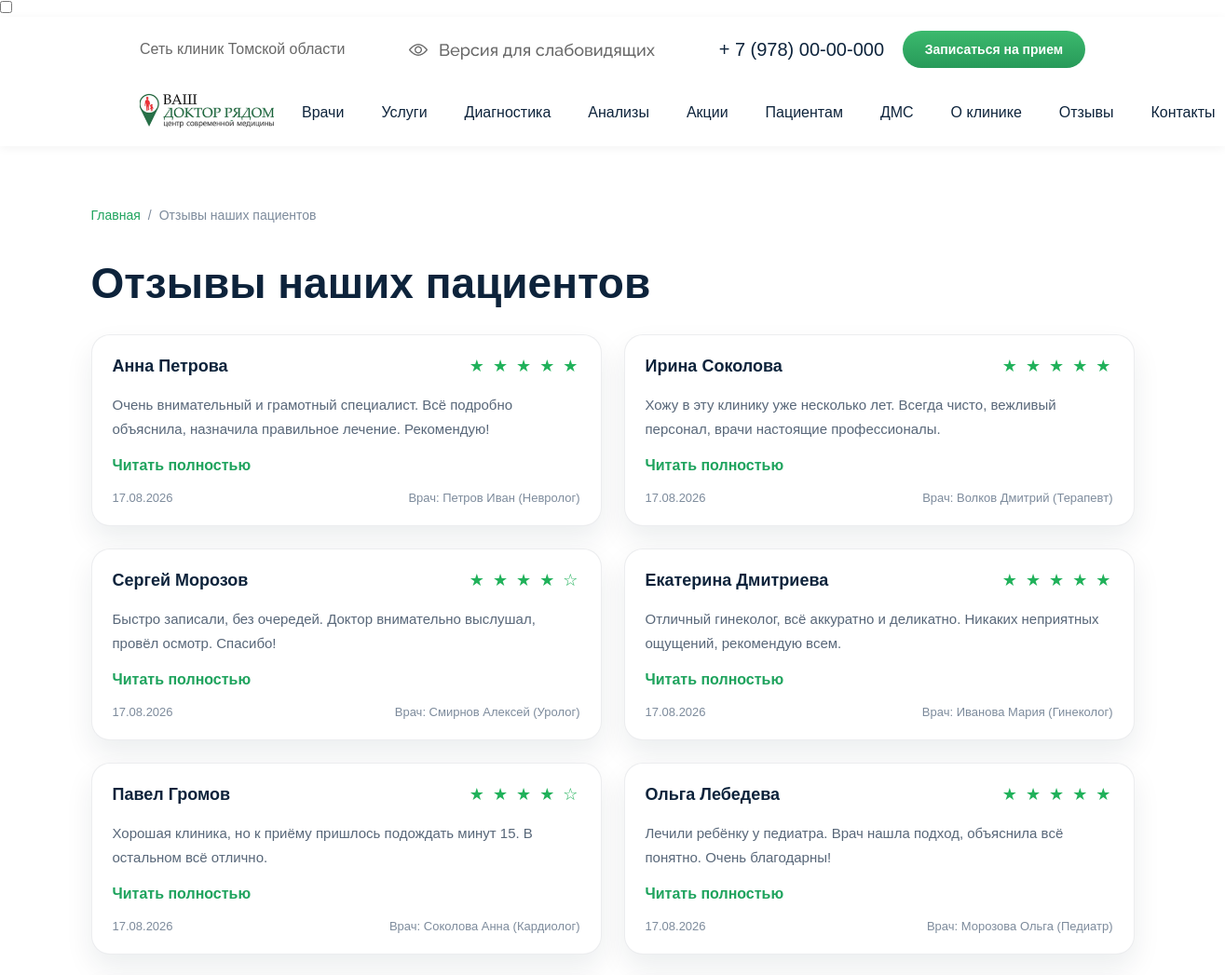
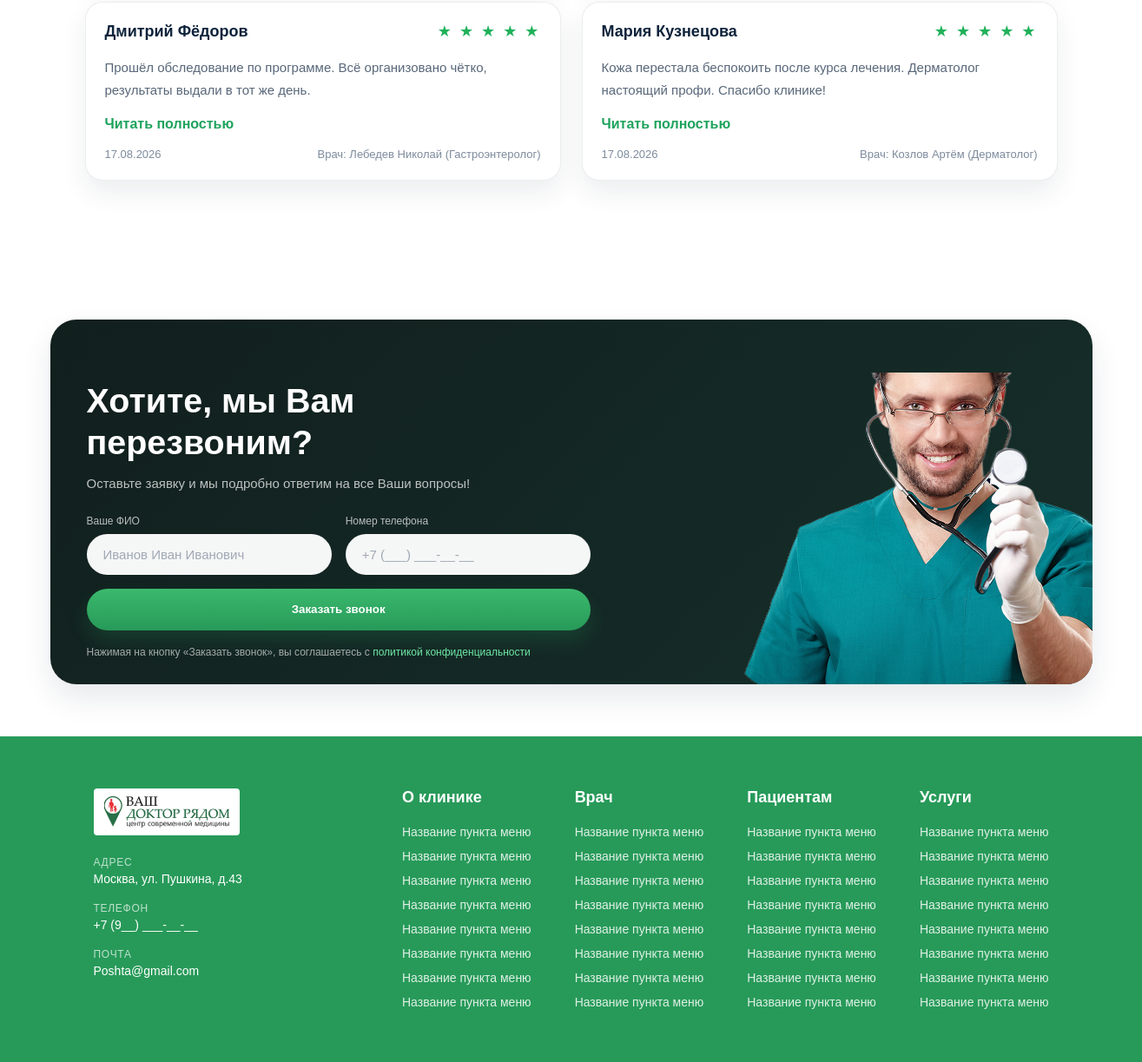
The app's page /reviews/ with its own data (2 pictures, top to bottom).
### clinics/models.py (models this page shows, shortened)
class Review(models.Model):
    patient_name = models.CharField('Имя пациента', max_length=150)
    text = models.TextField('Текст отзыва')
    rating = models.PositiveSmallIntegerField(
        'Оценка (1–5)',
        default=5,
        validators=[MinValueValidator(1), MaxValueValidator(5)],
    )
    doctor = models.ForeignKey(
        Doctor,
        on_delete=models.SET_NULL,
        related_name='reviews',
        null=True,
        blank=True,
        verbose_name='Врач',
    )
    created_at = models.DateField('Дата отзыва', auto_now_add=True)
    is_active = models.BooleanField('Опубликован', default=True)
    class Meta:
        verbose_name = 'Отзыв'
        verbose_name_plural = 'Отзывы'
        ordering = ['-created_at']

class Doctor(models.Model):
    clinic = models.ForeignKey(
        Clinic,
        on_delete=models.CASCADE,
        related_name='doctors',
        verbose_name='Клиника',
    )
    category = models.ForeignKey(
        'ServiceCategory',
        on_delete=models.SET_NULL,
        related_name='doctors',
        null=True,
        blank=True,
        verbose_name='Направление',
    )
    clinic_user = models.OneToOneField(
        ClinicUser,
        on_delete=models.SET_NULL,
        null=True,
        blank=True,
        related_name='doctor_profile',
        verbose_name='Профиль пользователя',
    )
    first_name = models.CharField('Имя', max_length=100)
    last_name = models.CharField('Фамилия', max_length=100)
    specialty = models.CharField('Специальность', max_length=150)
    phone = models.CharField('Телефон', max_length=30, blank=True)
    photo = models.CharField(
        'Фото (файл в static/img)',
        max_length=200,
        blank=True,
        help_text='Имя файла, например 27d078fc5f910ac9b6a38deb4edd56162a412c8a.png',
    )
    bio = models.TextField('О враче', blank=True)
    qualification = models.CharField('Квалификация', max_length=200, blank=True)
    experience_years = models.PositiveIntegerField('Стаж лет', default=0)
    is_active = models.BooleanField('Принимает пациентов', default=True)
    created_at = models.DateTimeField('Дата добавления', auto_now_add=True)
    class Meta:
        verbose_name = 'Врач'
        verbose_name_plural = 'Врачи'
        ordering = ['last_name', 'first_name']
    def __str__(self):
        return f'{self.last_name} {self.first_name} ({self.specialty})'

### clinics/views.py (the view)
# urls.py: path('reviews/', views.ReviewListAPIView.as_view(), name='review-list'),
def reviews(request):
    reviews = Review.objects.filter(is_active=True)
    return render(request, 'reviews.html', {'reviews': reviews})

### templates/reviews.html (shortened to what this page needs)
{% extends "base.html" %}
{% load static %}
{% block content %}
<section class="reviews">
    <div class="container">
        <div class="breadcrumbs">
            <a href="{% url 'home' %}">Главная</a>
            <span>/</span>
            <span>Отзывы наших пациентов</span>
        </div>
        <h2 class="reviews-title">
            Отзывы наших пациентов
        </h2>
        <div class="reviews-grid">
            {% for review in reviews %}
            <div class="review-card">
                <div class="review-header">
                    <h3>{{ review.patient_name }}</h3>
                    <div class="stars">
                        {% for i in "12345" %}
                            {% if forloop.counter <= review.rating %}
                                ★
                            {% else %}
                                ☆
                            {% endif %}
                        {% endfor %}
                    </div>
                </div>
                <p class="review-text">
                    {{ review.text|truncatewords:40 }}
                </p>
                <a href="#" class="read-more">
                    Читать полностью
                </a>
                <div class="review-footer">
                    <span>{{ review.created_at|date:"d.m.Y" }}</span>
                    <span>Врач: {{ review.doctor }}</span>
                </div>
            </div>
            {% empty %}
            <p>Пока отзывов нет.</p>
            {% endfor %}
        </div>
    </div>
</section>
<section class="callback-section">
  <div class="callback-container">
    <div class="callback-content">
      <h2 class="callback-title">Хотите, мы Вам перезвоним?</h2>
      <p class="callback-subtitle">Оставьте заявку и мы подробно ответим на все Ваши вопросы!</p>
      <form action="{% url 'save_callback' %}" method="POST" class="callback-form">
        <div class="form-row">
          <div class="input-group">
            <label for="id_name">Ваше ФИО</label>
            <input type="text" id="id_name" name="name" placeholder="Иванов Иван Иванович" required>
          </div>
          <div class="input-group">
            <label for="id_phone">Номер телефона</label>
            <input type="tel" id="id_phone" name="phone" placeholder="+7 (___) ___-__-__" required>
          </div>
        </div>
        <button type="submit" class="callback-btn">Заказать звонок</button>
      </form>
      <p class="callback-policy">
        Нажимая на кнопку «Заказать звонок», вы соглашаетесь с
        <a href="#">политикой конфиденциальности</a>
      </p>
    </div>
    <div class="callback-image">
      <img src="{% static 'images/doctor-with-stethoscope-2021-09-03-02-58-01-utc 1.png' %}" alt="Врач консультант">
    </div>
  </div>
</section>
{% endblock %}

### templates/base.html (shortened to what this page needs)
{% load static %}
<!DOCTYPE html>
<html lang="ru">
<head>
    <link rel="stylesheet" href="{% static 'css/style.css' %}">
</head>
<body>
<input type="checkbox" id="modal-toggle" class="modal-toggle" {% if request.GET.success %}checked{% endif %}>
<header>
    <div class="information">
        <h2>Сеть клиник Томской области</h2>
        <div class="eye-block">
            <img class="eye" src="{% static 'images/Frame 2379.png' %}" alt="Версия для слабовидящих">
        </div>
        <div class="btn_number">
            <h1 class="number">+ 7 (978) 00-00-000</h1>
            <label for="modal-toggle" class="btn-2">Записаться на прием</label>
        </div>
    </div>
    <div class="header-main">
        <a href="/" class="logo-link">
            <img class="logo" src="{% static 'svg/image 1.svg' %}" alt="логотип">
        </a>
        <nav class="navigation">
            <div class="nav-links">
                <a class="nav-link" href="{% url 'doctors_list' %}">Врачи</a>
                <a class="nav-link" href="{% url 'services_list' %}">Услуги</a>
                <a class="nav-link" href="{% url 'drection_page' %}">Диагностика</a>
                <a class="nav-link" href="{% url 'analysis_page' %}">Анализы</a>
                <a class="nav-link" href="{% url 'promotions_page' %}">Акции</a>
                <a class="nav-link" href="{% url 'oms_page' %}">Пациентам</a>
                <a class="nav-link" href="{% url 'dms_page' %}">ДМС</a>
                <a class="nav-link" href="{% url 'about_the_clinic' %}">О клинике</a>
                <a class="nav-link" href="{% url 'reviews' %}">Отзывы</a>
                <a class="nav-link" href="{% url 'contact_page' %}">Контакты</a>
            </div>
        </nav>
    </div>
</header>
<main>
    {% block content %}
    {% endblock %}
</main>
<footer class="footer">
    <div class="footer-container">
        <div class="footer-info">
            <div class="footer-logo">
                <img src="{% static 'svg/image 1.svg' %}" alt="Ваш доктор рядом">
            </div>
            <div class="footer-contacts">
                <div class="contact-item">
                    <span class="label">Адрес</span>
                    <p class="value">Москва, ул. Пушкина, д.43</p>
                </div>
                <div class="contact-item">
                    <span class="label">Телефон</span>
                    <p class="value">+7 (9__) ___-__-__</p>
                </div>
                <div class="contact-item">
                    <span class="label">Почта</span>
                    <p class="value">Poshta@gmail.com</p>
                </div>
            </div>
        </div>
        <div class="footer-nav">
            <div class="nav-column">
                <h4>О клинике</h4>
                <ul>
                    <li><a href="#">Название пункта меню</a></li>
                    <li><a href="#">Название пункта меню</a></li>
                    <li><a href="#">Название пункта меню</a></li>
                    <li><a href="#">Название пункта меню</a></li>
                    <li><a href="#">Название пункта меню</a></li>
                    <li><a href="#">Название пункта меню</a></li>
                    <li><a href="#">Название пункта меню</a></li>
                    <li><a href="#">Название пункта меню</a></li>
                </ul>
            </div>
            <div class="nav-column">
                <h4>Врач</h4>
                <ul>
                     <li><a href="#">Название пункта меню</a></li>
                    <li><a href="#">Название пункта меню</a></li>
                    <li><a href="#">Название пункта меню</a></li>
                    <li><a href="#">Название пункта меню</a></li>
                    <li><a href="#">Название пункта меню</a></li>
                    <li><a href="#">Название пункта меню</a></li>
                    <li><a href="#">Название пункта меню</a></li>
                    <li><a href="#">Название пункта меню</a></li>
                </ul>
            </div>
            <div class="nav-column">
                <h4>Пациентам</h4>
                <ul>
                     <li><a href="#">Название пункта меню</a></li>
                    <li><a href="#">Название пункта меню</a></li>
                    <li><a href="#">Название пункта меню</a></li>
                    <li><a href="#">Название пункта меню</a></li>
                    <li><a href="#">Название пункта меню</a></li>
                    <li><a href="#">Название пункта меню</a></li>
                    <li><a href="#">Название пункта меню</a></li>
                    <li><a href="#">Название пункта меню</a></li>
                </ul>
            </div>
            <div class="nav-column">
                <h4>Услуги</h4>
                <ul>
                     <li><a href="#">Название пункта меню</a></li>
                    <li><a href="#">Название пункта меню</a></li>
                    <li><a href="#">Название пункта меню</a></li>
                    <li><a href="#">Название пункта меню</a></li>
                    <li><a href="#">Название пункта меню</a></li>
                    <li><a href="#">Название пункта меню</a></li>
                    <li><a href="#">Название пункта меню</a></li>
                    <li><a href="#">Название пункта меню</a></li>
                </ul>
            </div>
        </div>
    </div>
</footer>
</body>
</html>

### records on screen
Review: patient_name "Анна Петрова", rating 5 (drawn), text "Очень внимательный и грамотный специалист. Всё подробно объяснила, назначила правильное лечение. Рекомендую!", created_at "17.08.2026", doctor "Петров Иван (Невролог)"
Review: patient_name "Ирина Соколова", rating 5 (drawn), text "Хожу в эту клинику уже несколько лет. Всегда чисто, вежливый персонал, врачи настоящие профессионалы.", created_at "17.08.2026", doctor "Волков Дмитрий (Терапевт)"
Review: patient_name "Сергей Морозов", rating 4 (drawn), text "Быстро записали, без очередей. Доктор внимательно выслушал, провёл осмотр. Спасибо!", created_at "17.08.2026", doctor "Смирнов Алексей (Уролог)"
Review: patient_name "Екатерина Дмитриева", rating 5 (drawn), text "Отличный гинеколог, всё аккуратно и деликатно. Никаких неприятных ощущений, рекомендую всем.", created_at "17.08.2026", doctor "Иванова Мария (Гинеколог)"
Review: patient_name "Павел Громов", rating 4 (drawn), text "Хорошая клиника, но к приёму пришлось подождать минут 15. В остальном всё отлично.", created_at "17.08.2026", doctor "Соколова Анна (Кардиолог)"
Review: patient_name "Ольга Лебедева", rating 5 (drawn), text "Лечили ребёнку у педиатра. Врач нашла подход, объяснила всё понятно. Очень благодарны!", created_at "17.08.2026", doctor "Морозова Ольга (Педиатр)"
Review: patient_name "Дмитрий Фёдоров", rating 5 (drawn), text "Прошёл обследование по программе. Всё организовано чётко, результаты выдали в тот же день.", created_at "17.08.2026", doctor "Лебедев Николай (Гастроэнтеролог)"
Review: patient_name "Мария Кузнецова", rating 5 (drawn), text "Кожа перестала беспокоить после курса лечения. Дерматолог настоящий профи. Спасибо клинике!", created_at "17.08.2026", doctor "Козлов Артём (Дерматолог)"
